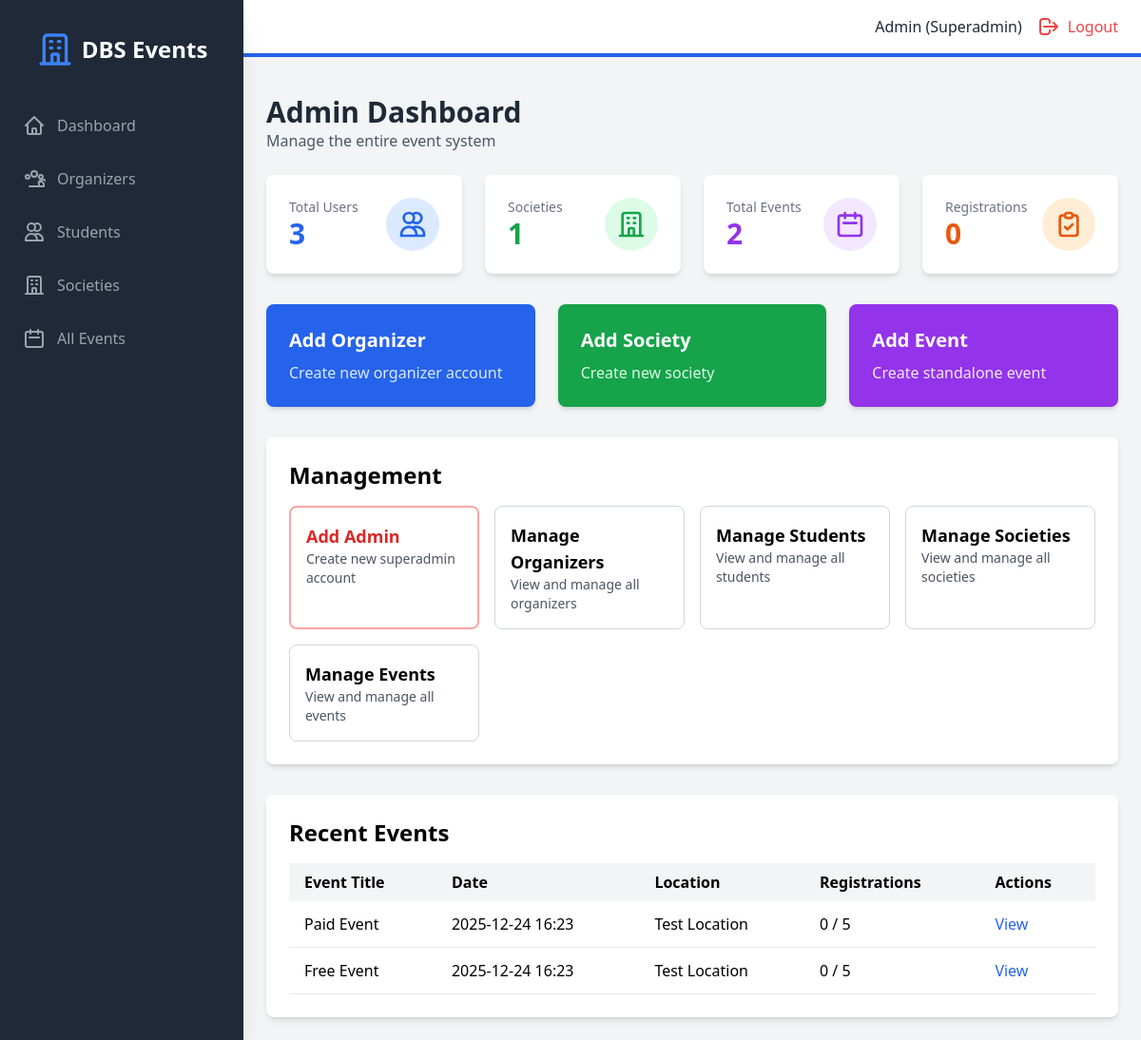
The app's page /admin/dashboard (signed in), older data.
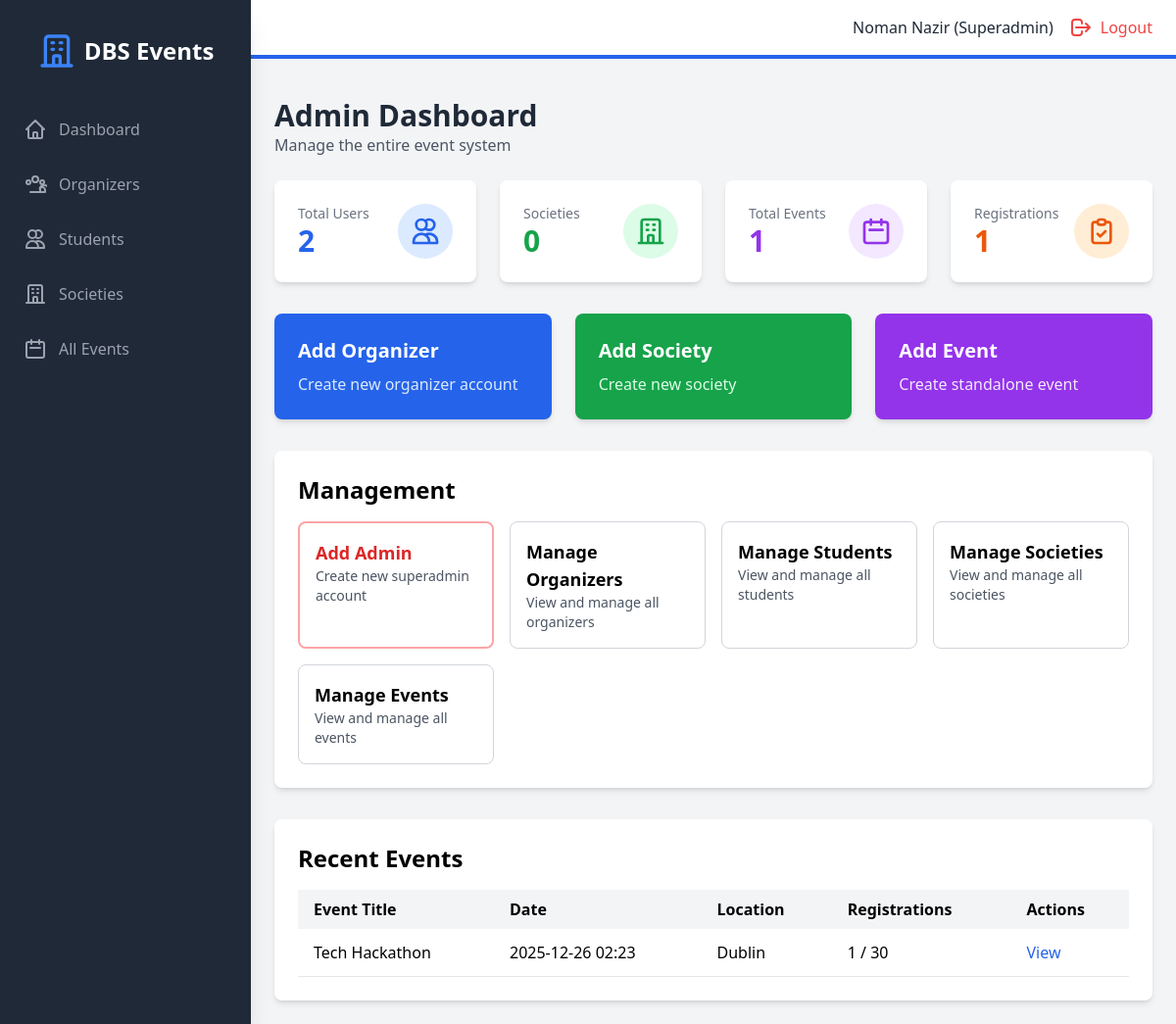
The same page, newer data.
### models.py (models this page shows, shortened)
class User(UserMixin, db.Model):
    id = db.Column(db.Integer, primary_key=True)
    student_number = db.Column(db.String(50), unique=True, nullable=True)
    email = db.Column(db.String(120), unique=True, nullable=False)
    password_hash = db.Column(db.String(200), nullable=False)
    name = db.Column(db.String(100), nullable=False)
    role = db.Column(db.String(20), nullable=False)  # superadmin, organizer, student
    created_at = db.Column(db.DateTime, default=datetime.utcnow)
    societies = db.relationship('Society', backref='head', lazy=True)
    events_created = db.relationship('Event', backref='creator', lazy=True)
    registrations = db.relationship('Registration', backref='student', lazy=True)

class Event(db.Model):
    id = db.Column(db.Integer, primary_key=True)
    title = db.Column(db.String(200), nullable=False)
    description = db.Column(db.Text, nullable=True)
    event_date = db.Column(db.DateTime, nullable=False)
    location = db.Column(db.String(200), nullable=False)
    capacity = db.Column(db.Integer, nullable=False)
    is_paid = db.Column(db.Boolean, default=False)
    cost = db.Column(db.Float, default=0.0)
    society_id = db.Column(db.Integer, db.ForeignKey('society.id'), nullable=True)
    created_by = db.Column(db.Integer, db.ForeignKey('user.id'), nullable=False)
    created_at = db.Column(db.DateTime, default=datetime.utcnow)
    registrations = db.relationship('Registration', backref='event', lazy=True, cascade='all, delete-orphan')
    def get_registered_count(self):
        return len(self.registrations)

### backend/routes/admin.py (the view)
@admin_bp.route("/admin/dashboard", endpoint="admin_dashboard")
@admin_required
def admin_dashboard():
    total_users = User.query.count()
    total_societies = Society.query.count()
    total_events = Event.query.count()
    total_registrations = Registration.query.count()
    recent_events = Event.query.order_by(Event.created_at.desc()).limit(5).all()
    return render_template(
        "admin/dashboard.html",
        total_users=total_users,
        total_societies=total_societies,
        total_events=total_events,
        total_registrations=total_registrations,
        recent_events=recent_events,
    )

### backend/main.py (called while the page is built)
@login_manager.user_loader
def load_user(user_id):
    return User.query.get(int(user_id))

### frontend/templates/admin/dashboard.html (shortened to what the changed rows need)
{% extends "base.html" %}
{% block auth_content %}
<div class="mb-6">
    <h1 class="text-3xl font-bold text-gray-800">Admin Dashboard</h1>
    <p class="text-gray-600">Manage the entire event system</p>
</div>
<div class="grid grid-cols-1 md:grid-cols-4 gap-6 mb-8">
    <div class="bg-white rounded-lg shadow-md p-6">
        <div class="flex items-center justify-between">
            <div>
                <p class="text-gray-500 text-sm">Total Users</p>
                <p class="text-3xl font-bold text-blue-600">{{ total_users }}</p>
            </div>
            <div class="bg-blue-100 p-3 rounded-full">
                <svg class="w-8 h-8 text-blue-600" fill="none" stroke="currentColor" viewBox="0 0 24 24">
                    <path stroke-linecap="round" stroke-linejoin="round" stroke-width="2" d="M12 4.354a4 4 0 110 5.292M15 21H3v-1a6 6 0 0112 0v1zm0 0h6v-1a6 6 0 00-9-5.197M13 7a4 4 0 11-8 0 4 4 0 018 0z"></path>
                </svg>
            </div>
        </div>
    </div>
    <div class="bg-white rounded-lg shadow-md p-6">
        <div class="flex items-center justify-between">
            <div>
                <p class="text-gray-500 text-sm">Societies</p>
                <p class="text-3xl font-bold text-green-600">{{ total_societies }}</p>
            </div>
            <div class="bg-green-100 p-3 rounded-full">
                <svg class="w-8 h-8 text-green-600" fill="none" stroke="currentColor" viewBox="0 0 24 24">
                    <path stroke-linecap="round" stroke-linejoin="round" stroke-width="2" d="M19 21V5a2 2 0 00-2-2H7a2 2 0 00-2 2v16m14 0h2m-2 0h-5m-9 0H3m2 0h5M9 7h1m-1 4h1m4-4h1m-1 4h1m-5 10v-5a1 1 0 011-1h2a1 1 0 011 1v5m-4 0h4"></path>
                </svg>
            </div>
        </div>
    </div>
    <div class="bg-white rounded-lg shadow-md p-6">
        <div class="flex items-center justify-between">
            <div>
                <p class="text-gray-500 text-sm">Total Events</p>
                <p class="text-3xl font-bold text-purple-600">{{ total_events }}</p>
            </div>
            <div class="bg-purple-100 p-3 rounded-full">
                <svg class="w-8 h-8 text-purple-600" fill="none" stroke="currentColor" viewBox="0 0 24 24">
                    <path stroke-linecap="round" stroke-linejoin="round" stroke-width="2" d="M8 7V3m8 4V3m-9 8h10M5 21h14a2 2 0 002-2V7a2 2 0 00-2-2H5a2 2 0 00-2 2v12a2 2 0 002 2z"></path>
                </svg>
            </div>
        </div>
    </div>
    <div class="bg-white rounded-lg shadow-md p-6">
        <div class="flex items-center justify-between">
            <div>
                <p class="text-gray-500 text-sm">Registrations</p>
                <p class="text-3xl font-bold text-orange-600">{{ total_registrations }}</p>
            </div>
            <div class="bg-orange-100 p-3 rounded-full">
                <svg class="w-8 h-8 text-orange-600" fill="none" stroke="currentColor" viewBox="0 0 24 24">
                    <path stroke-linecap="round" stroke-linejoin="round" stroke-width="2" d="M9 5H7a2 2 0 00-2 2v12a2 2 0 002 2h10a2 2 0 002-2V7a2 2 0 00-2-2h-2M9 5a2 2 0 002 2h2a2 2 0 002-2M9 5a2 2 0 012-2h2a2 2 0 012 2m-6 9l2 2 4-4"></path>
                </svg>
            </div>
        </div>
    </div>
</div>
<div class="grid grid-cols-1 md:grid-cols-3 gap-6 mb-8">
    <a href="{{ url_for('admin.admin_add_organizer') }}" class="bg-blue-600 text-white rounded-lg shadow-md p-6 hover:bg-blue-700 transition">
        <h3 class="text-xl font-bold mb-2">Add Organizer</h3>
        <p class="text-blue-100">Create new organizer account</p>
    </a>
    <a href="{{ url_for('admin.admin_add_society') }}" class="bg-green-600 text-white rounded-lg shadow-md p-6 hover:bg-green-700 transition">
        <h3 class="text-xl font-bold mb-2">Add Society</h3>
        <p class="text-green-100">Create new society</p>
    </a>
    <a href="{{ url_for('admin.admin_add_event') }}" class="bg-purple-600 text-white rounded-lg shadow-md p-6 hover:bg-purple-700 transition">
        <h3 class="text-xl font-bold mb-2">Add Event</h3>
        <p class="text-purple-100">Create standalone event</p>
    </a>
</div>
<div class="bg-white rounded-lg shadow-md p-6 mb-8">
    <h2 class="text-2xl font-bold mb-4">Management</h2>
    <div class="grid grid-cols-1 md:grid-cols-2 lg:grid-cols-4 gap-4">
        {% if current_user.role == 'superadmin' %}
        <a href="{{ url_for('admin.admin_add_admin') }}" class="border-2 border-red-300 rounded-lg p-4 hover:bg-red-50 transition">
            <h3 class="font-semibold text-lg text-red-600">Add Admin</h3>
            <p class="text-gray-600 text-sm">Create new superadmin account</p>
        </a>
        {% endif %}
        <a href="{{ url_for('admin.admin_organizers') }}" class="border border-gray-300 rounded-lg p-4 hover:bg-gray-50 transition">
            <h3 class="font-semibold text-lg">Manage Organizers</h3>
            <p class="text-gray-600 text-sm">View and manage all organizers</p>
        </a>
        <a href="{{ url_for('admin.admin_students') }}" class="border border-gray-300 rounded-lg p-4 hover:bg-gray-50 transition">
            <h3 class="font-semibold text-lg">Manage Students</h3>
            <p class="text-gray-600 text-sm">View and manage all students</p>
        </a>
        <a href="{{ url_for('admin.admin_societies') }}" class="border border-gray-300 rounded-lg p-4 hover:bg-gray-50 transition">
            <h3 class="font-semibold text-lg">Manage Societies</h3>
            <p class="text-gray-600 text-sm">View and manage all societies</p>
        </a>
        <a href="{{ url_for('admin.admin_events') }}" class="border border-gray-300 rounded-lg p-4 hover:bg-gray-50 transition">
            <h3 class="font-semibold text-lg">Manage Events</h3>
            <p class="text-gray-600 text-sm">View and manage all events</p>
        </a>
    </div>
</div>
<div class="bg-white rounded-lg shadow-md p-6">
    <h2 class="text-2xl font-bold mb-4">Recent Events</h2>
    <div class="overflow-x-auto">
        <table class="w-full">
            <thead class="bg-gray-100">
                <tr>
                    <th class="px-4 py-2 text-left">Event Title</th>
                    <th class="px-4 py-2 text-left">Date</th>
                    <th class="px-4 py-2 text-left">Location</th>
                    <th class="px-4 py-2 text-left">Registrations</th>
                    <th class="px-4 py-2 text-left">Actions</th>
                </tr>
            </thead>
            <tbody>
                {% for event in recent_events %}
                <tr class="border-b hover:bg-gray-50">
                    <td class="px-4 py-3">{{ event.title }}</td>
                    <td class="px-4 py-3">{{ event.event_date.strftime('%Y-%m-%d %H:%M') }}</td>
                    <td class="px-4 py-3">{{ event.location }}</td>
                    <td class="px-4 py-3">{{ event.get_registered_count() }} / {{ event.capacity }}</td>
                    <td class="px-4 py-3">
                        <a href="{{ url_for('registrations.view_registrations', event_id=event.id) }}" class="text-blue-600 hover:underline">View</a>
                    </td>
                </tr>
                {% endfor %}
            </tbody>
        </table>
    </div>
</div>
{% endblock %}

### frontend/templates/base.html (shortened to what the changed rows need)
<!DOCTYPE html>
<html lang="en">
<head>
    <script src="https://cdn.tailwindcss.com"></script>
    <link rel="stylesheet" href="{{ url_for('static', filename='css/style.css') }}">
</head>
<body class="bg-gray-100">
    {% if current_user.is_authenticated %}
    <div class="flex h-screen bg-gray-100">
        <div id="sidebar" class="sidebar fixed inset-y-0 left-0 z-30 w-64 bg-gray-800 overflow-y-auto transition duration-300 ease-out md:translate-x-0 md:static md:shadow-xl sidebar-closed">
            <div class="flex items-center justify-center mt-8">
                <div class="flex items-center">
                    <svg class="h-10 w-10 text-blue-500" fill="none" stroke="currentColor" viewBox="0 0 24 24">
                        <path stroke-linecap="round" stroke-linejoin="round" stroke-width="2" d="M19 21V5a2 2 0 00-2-2H7a2 2 0 00-2 2v16m14 0h2m-2 0h-5m-9 0H3m2 0h5M9 7h1m-1 4h1m4-4h1m-1 4h1m-5 10v-5a1 1 0 011-1h2a1 1 0 011 1v5m-4 0h4"></path>
                    </svg>
                    <span class="text-white text-2xl font-semibold ml-2">DBS Events</span>
                </div>
            </div>
            <nav class="mt-10">
                {% if current_user.role == 'superadmin' %}
                    <a class="flex items-center mt-4 py-2 px-6 text-gray-400 hover:bg-gray-700 hover:text-white" href="{{ url_for('admin.admin_dashboard') }}">
                        <svg class="h-6 w-6" fill="none" stroke="currentColor" viewBox="0 0 24 24"><path stroke-linecap="round" stroke-linejoin="round" stroke-width="2" d="M3 12l2-2m0 0l7-7 7 7M5 10v10a1 1 0 001 1h3m10-11l2 2m-2-2v10a1 1 0 01-1 1h-3m-6 0a1 1 0 001-1v-4a1 1 0 011-1h2a1 1 0 011 1v4a1 1 0 001 1m-6 0h6"></path></svg>
                        <span class="mx-3">Dashboard</span>
                    </a>
                    <a class="flex items-center mt-4 py-2 px-6 text-gray-400 hover:bg-gray-700 hover:text-white" href="{{ url_for('admin.admin_organizers') }}">
                        <span class="mx-3">Organizers</span>
                    </a>
                    <a class="flex items-center mt-4 py-2 px-6 text-gray-400 hover:bg-gray-700 hover:text-white" href="{{ url_for('admin.admin_students') }}">
                        <svg class="h-6 w-6" fill="none" stroke="currentColor" viewBox="0 0 24 24"><path stroke-linecap="round" stroke-linejoin="round" stroke-width="2" d="M12 4.354a4 4 0 110 5.292M15 21H3v-1a6 6 0 0112 0v1zm0 0h6v-1a6 6 0 00-9-5.197M13 7a4 4 0 11-8 0 4 4 0 018 0z"></path></svg>
                        <span class="mx-3">Students</span>
                    </a>
                    <a class="flex items-center mt-4 py-2 px-6 text-gray-400 hover:bg-gray-700 hover:text-white" href="{{ url_for('admin.admin_societies') }}">
                        <svg class="h-6 w-6" fill="none" stroke="currentColor" viewBox="0 0 24 24"><path stroke-linecap="round" stroke-linejoin="round" stroke-width="2" d="M19 21V5a2 2 0 00-2-2H7a2 2 0 00-2 2v16m14 0h2m-2 0h-5m-9 0H3m2 0h5M9 7h1m-1 4h1m4-4h1m-1 4h1m-5 10v-5a1 1 0 011-1h2a1 1 0 011 1v5m-4 0h4"></path></svg>
                        <span class="mx-3">Societies</span>
                    </a>
                    <a class="flex items-center mt-4 py-2 px-6 text-gray-400 hover:bg-gray-700 hover:text-white" href="{{ url_for('admin.admin_events') }}">
                        <svg class="h-6 w-6" fill="none" stroke="currentColor" viewBox="0 0 24 24"><path stroke-linecap="round" stroke-linejoin="round" stroke-width="2" d="M8 7V3m8 4V3m-9 8h10M5 21h14a2 2 0 002-2V7a2 2 0 00-2-2H5a2 2 0 00-2 2v12a2 2 0 002 2z"></path></svg>
                        <span class="mx-3">All Events</span>
                    </a>
                {% endif %}
            </nav>
        </div>
        <div class="flex-1 flex flex-col overflow-hidden">
            <header class="flex justify-between items-center py-4 px-6 bg-white border-b-4 border-blue-600">
                <div class="flex items-center">
                    <span class="text-gray-800 mr-4">{{ current_user.name }} ({{ current_user.role | capitalize }})</span>
                    <a href="{{ url_for('public.logout') }}" class="flex items-center text-red-500 hover:text-red-700">
                        <svg class="h-6 w-6" fill="none" stroke="currentColor" viewBox="0 0 24 24"><path stroke-linecap="round" stroke-linejoin="round" stroke-width="2" d="M17 16l4-4m0 0l-4-4m4 4H7m6 4v1a3 3 0 01-3 3H6a3 3 0 01-3-3v-10a3 3 0 013-3h4a3 3 0 013 3v1"></path></svg>
                        <span class="ml-2 hidden sm:inline">Logout</span>
                    </a>
                </div>
            </header>
            <div class="px-6 pt-4">
            </div>
            <main class="flex-1 overflow-x-hidden overflow-y-auto bg-gray-100 p-6">
                {% block auth_content %}{% endblock %}
            </main>
        </div>
    </div>
    {% endif %}
</body>
</html>

Row changes from the older to the newer data that the page shows:
removed Event: title "Paid Event", event_date "2025-12-24 16:23", location "Test Location", get_registered_count "0", capacity "5"
removed Event: title "Free Event", event_date "2025-12-24 16:23", location "Test Location", get_registered_count "0", capacity "5"
changed User "Superadmin": name "Admin" → "Noman Nazir"
added Event: title "Tech Hackathon", event_date "2025-12-26 02:23", location "Dublin", get_registered_count "1", capacity "30"
Text that changed along with them:
{{ total_users }}: "3" → "2"
{{ total_societies }}: "1" → "0"
{{ total_events }}: "2" → "1"
{{ total_registrations }}: "0" → "1"
